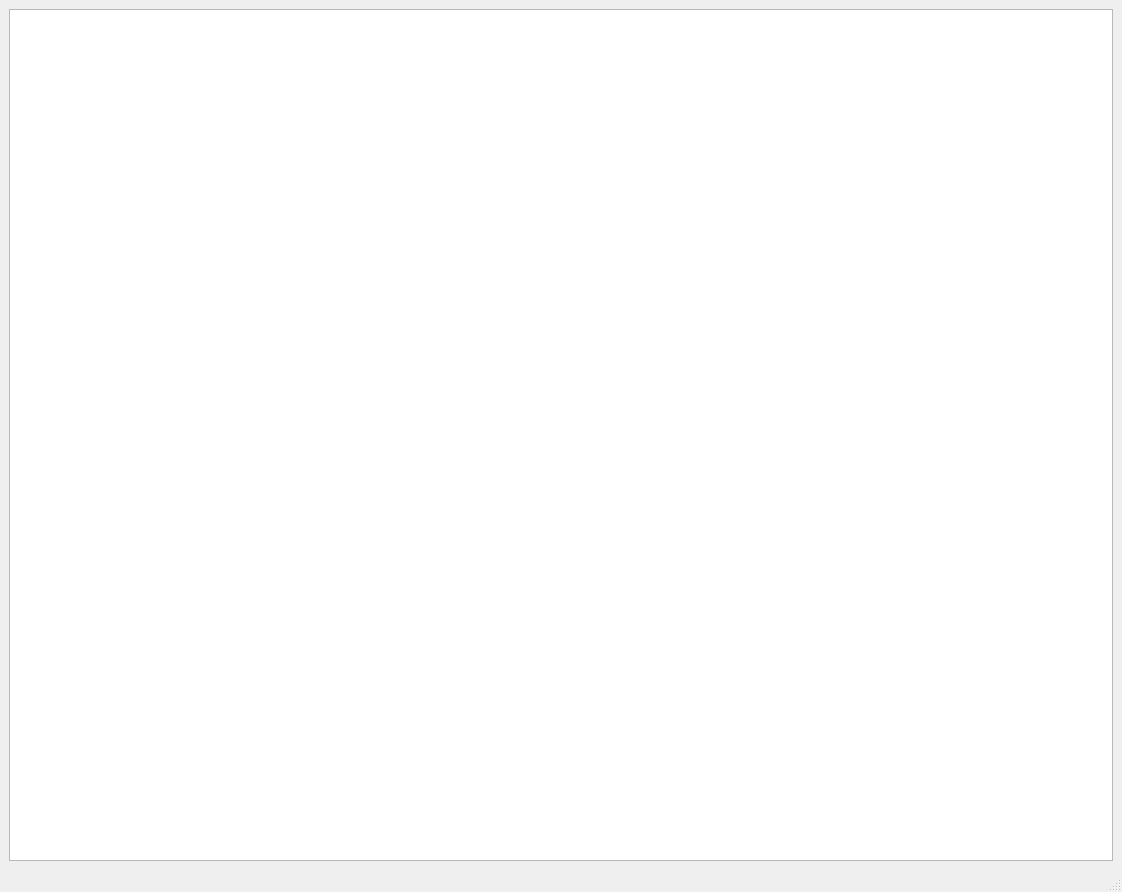
<?xml version="1.0" encoding="UTF-8"?>
<ui version="4.0">
 <class>MainWindow</class>
 <widget class="QMainWindow" name="MainWindow">
  <property name="geometry">
   <rect>
    <x>0</x>
    <y>0</y>
    <width>1122</width>
    <height>892</height>
   </rect>
  </property>
  <property name="sizePolicy">
   <sizepolicy hsizetype="Maximum" vsizetype="Maximum">
    <horstretch>0</horstretch>
    <verstretch>0</verstretch>
   </sizepolicy>
  </property>
  <property name="windowTitle">
   <string>MainWindow</string>
  </property>
  <widget class="QWidget" name="centralwidget">
   <layout class="QHBoxLayout" name="horizontalLayout">
    <item>
     <widget class="QGraphicsView" name="graphicsView">
      <property name="sizePolicy">
       <sizepolicy hsizetype="Preferred" vsizetype="Preferred">
        <horstretch>0</horstretch>
        <verstretch>0</verstretch>
       </sizepolicy>
      </property>
     </widget>
    </item>
   </layout>
  </widget>
  <widget class="QStatusBar" name="statusbar"/>
 </widget>
 <resources/>
 <connections/>
</ui>
